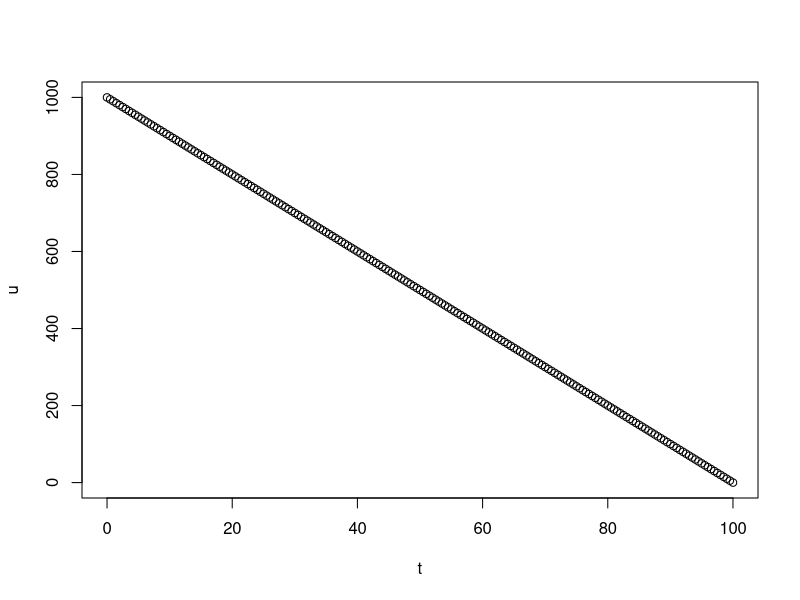
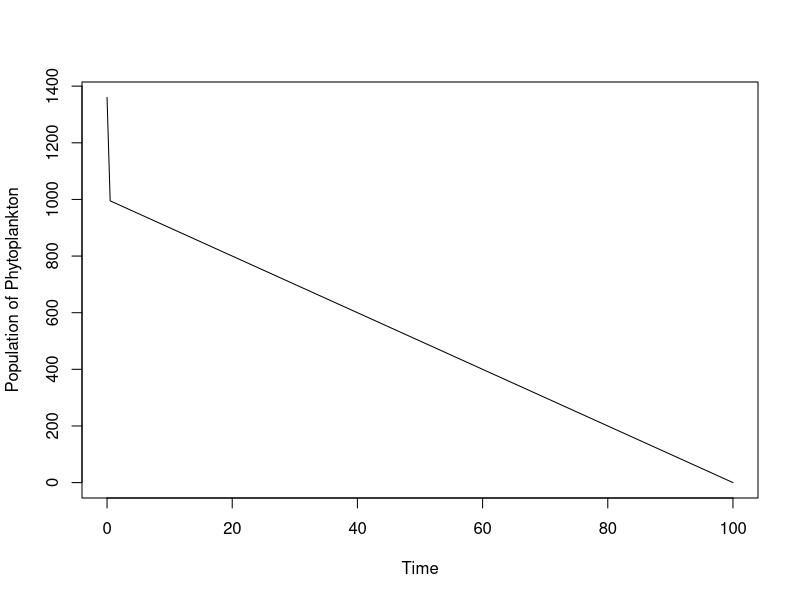
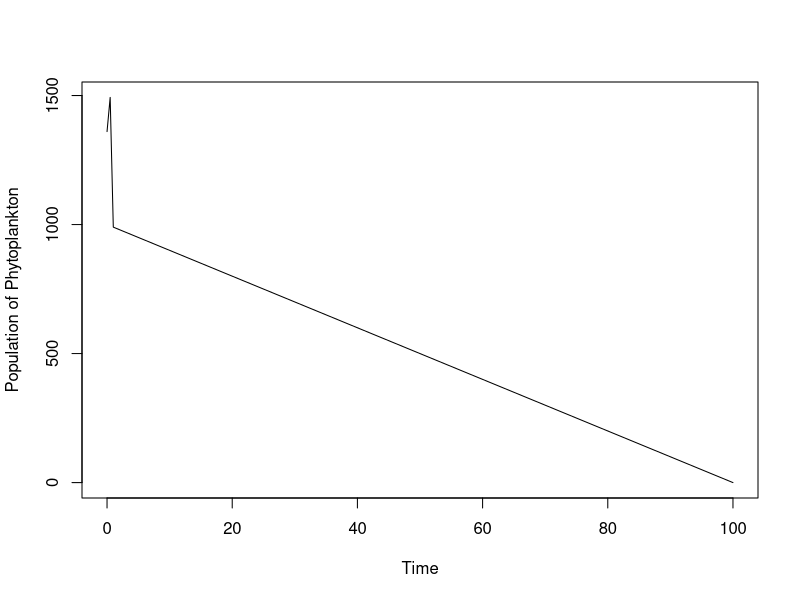
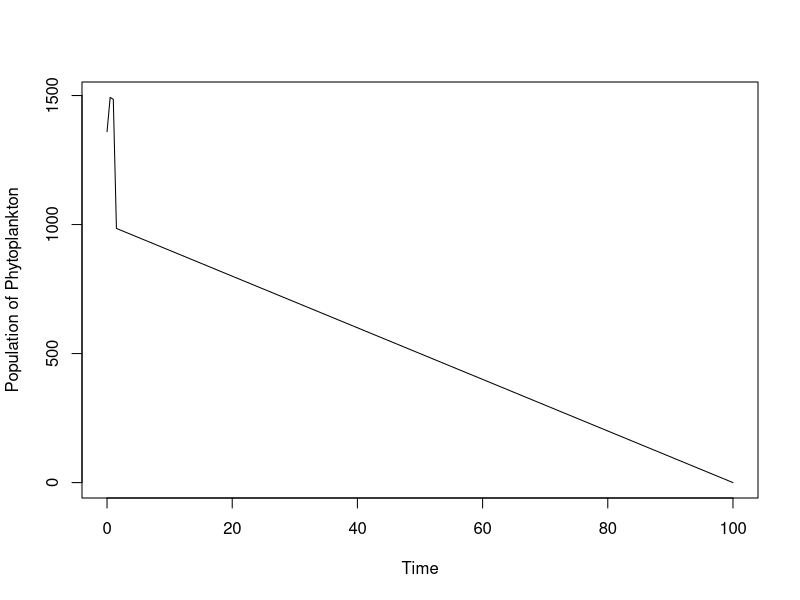
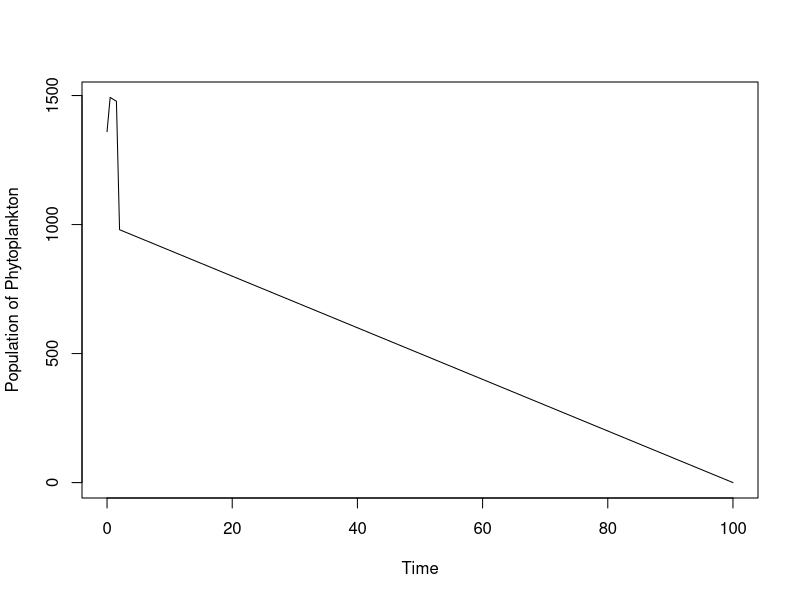
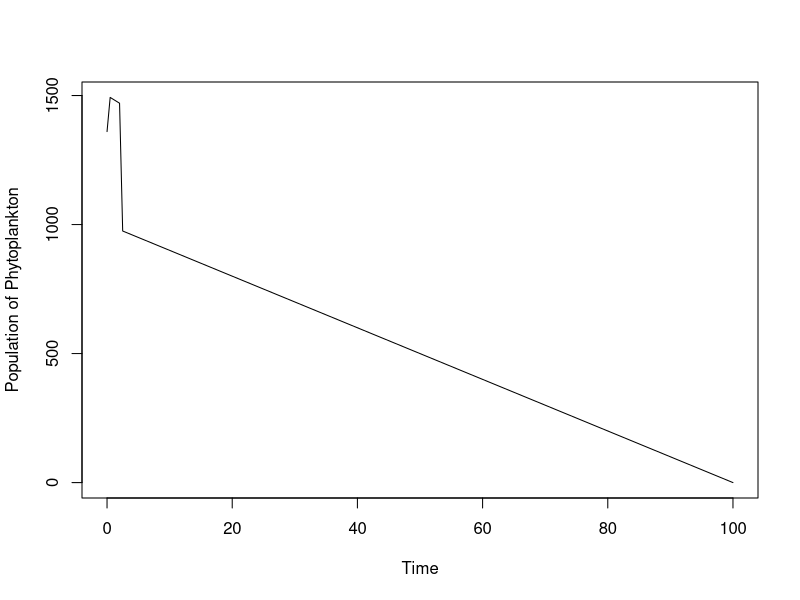
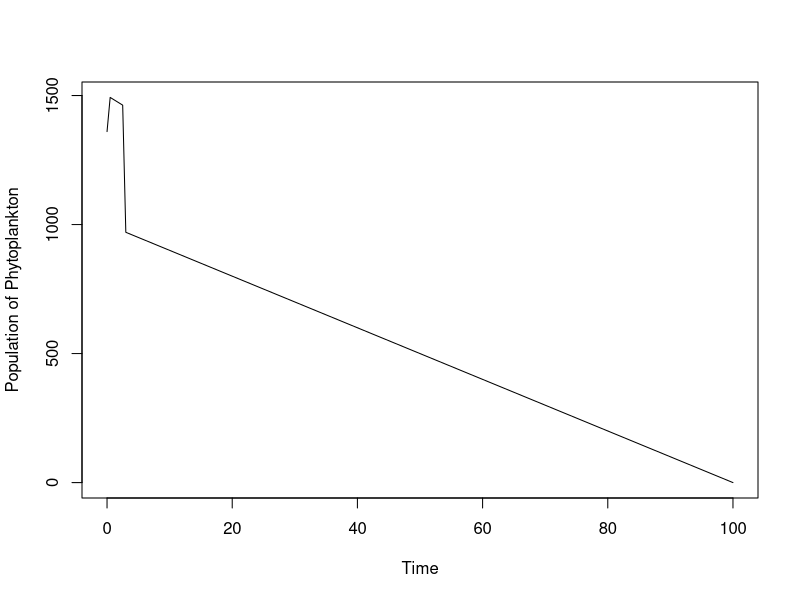
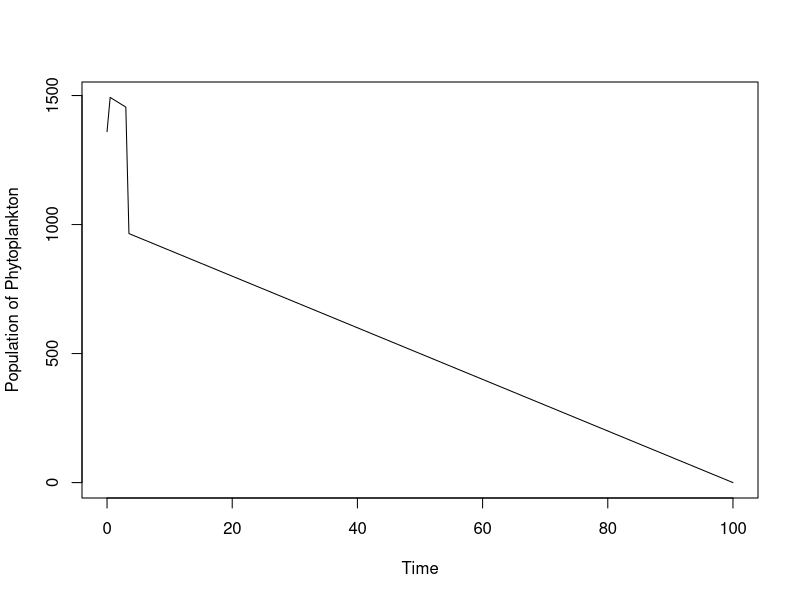

Recreate these plots in R, in order. (Note: a time limit stopped this script after it produced the figures.)
############################################
# Phytoplankton mathematical modeling 2020 #
############################################

# Chosen Values
u0  = 1000                # Initial amount of phytoplankton
vp  = 0.1                 # Velocity of phytoplankton downwards
k   = 4                   # Diffusion constant
dt  = 0.5                 # Something we chose
dz  = 0.5                 # Something we chose                                        

# Dichlet Boundaries 
L  = 100                  # Since phytoplankton is not found in depths deeper then 100m
LT = 100                  # Final time point
t  = seq(0, L, by = dt)   # Here L is used since 100 is a nice number for the time
N  = L/dz                 # Number of special intervals
NT = LT/dt                # Number of time intervals
  
# initial calculation of n as Gauss distributed phytoplankton
# the density of phytoplankton is decreasing the deeper they are found.
# The calculation should look like this:

z = seq(0, L, by = dz)   # Here L is used as max due to death in lower sea levels
t = seq(0, LT, by = dz)  # Here LT is used as max due to death in lower sea levels
u = seq(u0,0,,N+1)       # initialize the Population u as 10000 phytoplankton to
                         # 0 over time
u_next = u               # Save for later use  

#--------------#
#Equation parts:
#--------------#

# The differential equation has multiple parts:
# 1. The velocitiy of the phytoplanktopn
A    =  (vp*dt) / dz
# 2. The difusion rate of the Phytoplankton
B    =  (k*dt) / (dz^2)

# 3. part will be coosen alter in the for loop since it depends on the 
# amount of phytoplankton

#----------------#
# Plot of the PDE:
#----------------#

#Plot of initial conditions 
plot (t,u)

# 3. Finally the f the function for the which takes in account the amount of 
# phytoplankton here only the values of +1 or -1 is used.

for (j in 1:NT) {
#change over time 
  S =  cumsum(u*dz)                 # Determine new amount of accumulated Phytoplankton
  f =  ifelse(S > 5000, -1, 1)      # Determine if the amount of Phytoplankton grows 
                                    # or decays
  for (i in 1:N){
    if (i == 1) {
      Sys.sleep(0.1)
      u_gv= u_next[2]-((vp*2*dz)/k)*u_next[1]
      u_next[1]= (f[i]*u[i]-A*(u[i+1]-u[i])+B*(u[i+1]-2*u[i]+u_gv))*dt+u[i]
      plot(t,u_next,type = "l", xlab = 'Time', ylab = 'Population of Phytoplankton')
    } else {
      Sys.sleep(0.1)
      u_next[i] = (f[i]*u[i]-A*(u[i+1]-u[i])+B*(u[i+1]-2*u[i]+u[i-1]))*dt+u[i]
      plot(t,u_next,type = "l", xlab = 'Time', ylab = 'Population of Phytoplankton')
    }
  }
}

u_next
